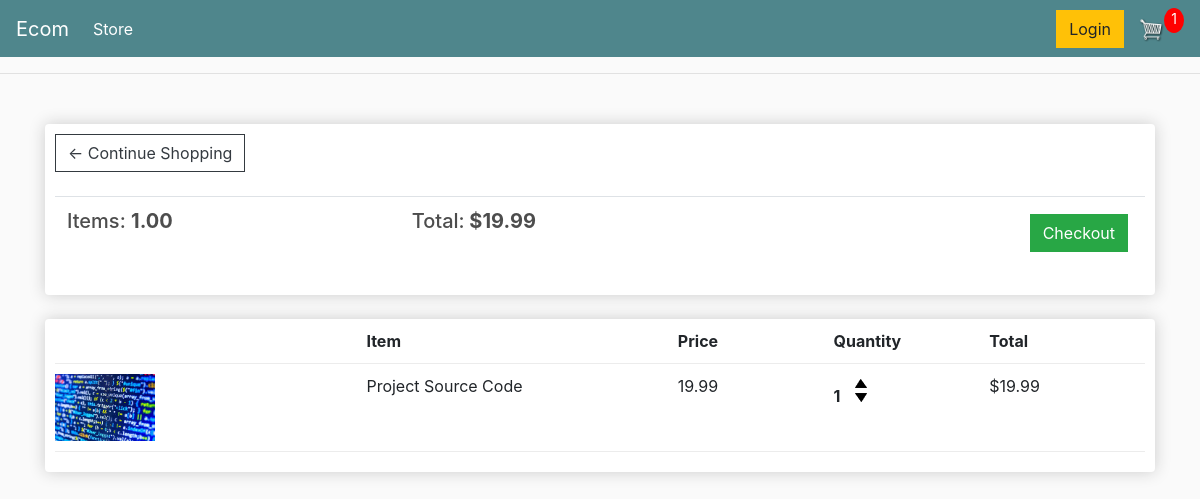
The app's page /cart/ (signed in) with its own data.
### shop/models.py (models this page shows, shortened)
class Order(models.Model):
    customer = models.ForeignKey(Customer, on_delete=models.SET_NULL, null=True, blank=True)
    date_ordered = models.DateTimeField(auto_now=True)
    complete = models.BooleanField(default=False, null=True, blank=False)
    transaction_id = models.CharField(max_length=100, null=True)
    @property
    def get_cart_total(self):
        orderitems = self.orderitem_set.all()
        total = sum([item.get_total for item in orderitems])
        return total
    @property
    def get_cart_items(self):
        orderitems = self.orderitem_set.all()
        total = sum([item.quantity for item in orderitems])
        return total

class OrderItem(models.Model):
    product = models.ForeignKey(Product, on_delete=models.SET_NULL, null=True, blank=True)
    order = models.ForeignKey(Order, on_delete=models.SET_NULL, null=True, blank=True)
    quantity = models.IntegerField(default=0, null=True, blank=True)
    date_added = models.DateTimeField(auto_now=True)
    @property
    def get_total(self):
        total = self.product.price * self.quantity
        return total

class Product(models.Model):
    name = models.CharField(max_length=200, null=True)
    price = models.DecimalField(max_digits=7, decimal_places=2)
    digital = models.BooleanField(default=False, null=True, blank=True)
    image = models.ImageField(null=True, blank=True, upload_to='product_pics', default='product_pics/placeholder.png')

### shop/views.py (the view)
# urls.py: path('cart/', views.cart, name='cart'),
def cart(request):
    template = 'shop/cart.html'
    if request.user.is_authenticated:
        customer = request.user.customer
        order, created = Order.objects.get_or_create(customer=customer, complete=False)
        items = order.orderitem_set.all()
        cartItems = order.get_cart_items
    else:
        items = []
        order = {'get_cart_total': 0, 'get_cart_items': 0, 'shipping': False}
        cartItems = order['get_cart_items']
    context = {'items': items,
               'order': order,
               'cartItems': cartItems}
    return render(request, template, context)

### shop/templates/shop/cart.html
{% extends 'shop/main.html' %}
{% load static %}
{% block content %}
	<div class="row">
		<div class="col-lg-12">
			<div class="box-element">
				<a  class="btn btn-outline-dark" href="{% url 'shop:store' %}">&#x2190; Continue Shopping</a>
				<br>
				<br>
				<table class="table">
					<tr>
						<th><h5>Items: <strong>{{ order.get_cart_items| floatformat:2 }}</strong></h5></th>
						<th><h5>Total:<strong> ${{ order.get_cart_total| floatformat:2 }}</strong></h5></th>
						<th>
							<a  style="float:right; margin:5px;" class="btn btn-success" href="{% url 'shop:checkout' %}">Checkout</a>
						</th>
					</tr>
				</table>
			</div>
			<br>
			<div class="box-element">
				<div class="cart-row">
					<div style="flex:2"></div>
					<div style="flex:2"><strong>Item</strong></div>
					<div style="flex:1"><strong>Price</strong></div>
					<div style="flex:1"><strong>Quantity</strong></div>
					<div style="flex:1"><strong>Total</strong></div>
				</div>
				{% for item in items %}
				<div class="cart-row">
					<div style="flex:2"><img class="row-image" src="{{ item.product.image.url }}"></div>
					<div style="flex:2"><p>{{ item.product.name }}</p></div>
					<div style="flex:1"><p>{{ item.product.price| floatformat:2 }}</p></div>
					<div style="flex:1">
						<p class="quantity">{{ item.quantity }}</p>
						<div class="quantity">
							<img data-product="{{ item.product.id }}" data-action="add" class="chg-quantity update-cart" src="{% static  'images/arrow-up.png' %}">
							<img data-product="{{ item.product.id }}" data-action="remove" class="chg-quantity update-cart" src="{% static  'images/arrow-down.png' %}">
						</div>
					</div>
					<div style="flex:1"><p>${{ item.get_total }}</p></div>
				</div>
				{% endfor %}
			</div>
		</div>
	</div>
{% endblock content %}

### static/css/main.css (style rules this page uses)
body { background-color: hsl(0, 0%, 98%); }
h1,h2,h3,h4,h5,h6 { color:hsl(0, 0%, 30%); }
.box-element { box-shadow:hsl(0, 0%, 80%) 0 0 16px; background-color: #fff; border-radius: 4px; padding: 10px; }
.col-lg-4, .col-lg-6, .col-lg-8, .col-lg-12 { margin-top: 10px; }
.btn { border-radius: 0; }
.row-image { width: 100px; }
.cart-row { display: flex; align-items: flex-stretch; padding-bottom: 10px; margin-bottom: 10px; border-bottom: 1px solid #ececec; }
.quantity { display: inline-block; font-weight: 700; padding-right:10px; }
.chg-quantity { width: 12px; cursor: pointer; display: block; margin-top: 5px; transition:.1s; }

### records on screen
Order: get_cart_items "1.00", get_cart_total "19.99"
OrderItem: product.image (picture), product.name "Project Source Code", product.price "19.99", quantity "1", get_total "19.99"

### other values on screen
{{ cartItems }} "1"
